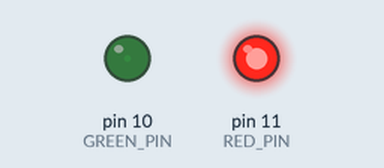
A program run on a simulated Arduino Uno, built with avr-gcc and run on an emulated ATmega328P. On the bench: output pins drawn as LEDs (lit = HIGH).

Above: at 0.05 s.
At 3.95 s:
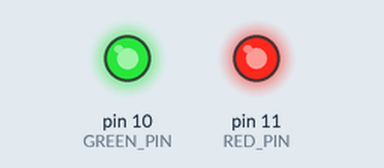
At 7.25 s:
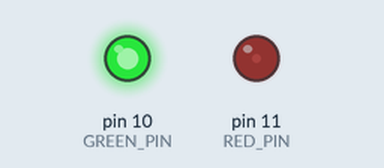
At 14.55 s:
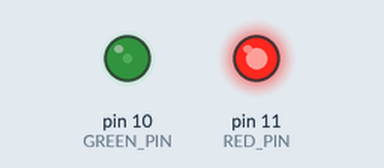
Timing chart, 0 to 19.9 s (numbered marks = the images above):
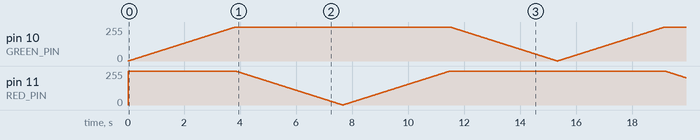

The program:

main.cpp
```cpp
#include <Arduino.h>

#define RED_PIN 11 // Select the pin for the red LED
#define GREEN_PIN 10 // Select the pin for the green LED
#define UPDATE_DELAY 15 // Delay between two changes

#define HAS_LOGGING false // Toggle logging

void writeLed(int red, int green) {
    analogWrite(RED_PIN, red);
    analogWrite(GREEN_PIN, green);

    if (HAS_LOGGING) {
        Serial.print("Red: ");
        Serial.print(red);
        Serial.print(", Green: ");
        Serial.println(green);
    }

    delay(UPDATE_DELAY);
}

void setup () {
    if (HAS_LOGGING)
        Serial.begin(9600);

    pinMode(RED_PIN, OUTPUT);
    pinMode(GREEN_PIN, OUTPUT);
}

void loop () {
    int val;

    // 255, 0 -> 255, 255
    for (val = 255; val > 0; val--) {
        writeLed(255, 255 - val);
    }

    // 255, 255 -> 0, 255
    for (val = 0; val < 255; val++) {
        writeLed(255 - val, 255);
    }

    // 0, 255 -> 255, 255
    for (val = 255; val > 0; val--) {
        writeLed(255 - val, 255);
    }

    // 255, 255 -> 255, 0
    for (val = 0; val < 255; val++) {
        writeLed(255, 255 - val);
    }
}
```
